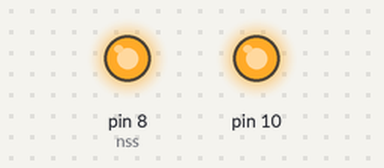
The sketch below on a simulated Arduino Uno, built with avr-gcc and run on an emulated ATmega328P. Parts: output pins drawn as LEDs (lit = HIGH). What the sketch prints to the serial monitor is not drawn.

Above: at 0.1 s.
Timing chart, 0 to 1.6 s (numbered marks = the images above):
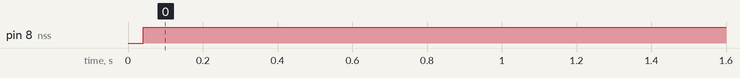

The sketch:

new_sx1276.ino.ino
```cpp
#include <SPI.h>
int nss=8;

void setup()
{

Serial.begin(9600);
while(!Serial);
pinMode(nss,OUTPUT);
SPI.begin();

}

void loop()
{
readRegister(0x06);
readRegister(0x07);
readRegister(0x08);
delay(2000);
writeRegister(0x06,0xB9);
readRegister(0x06);

}

void readRegister(uint8_t address)
{

  uint8_t response;
  digitalWrite(nss, LOW);
  SPI.beginTransaction(SPISettings(1000000, MSBFIRST, SPI_MODE0));
  SPI.transfer(address & 0x7f);
  response = SPI.transfer(0x00);
  SPI.endTransaction();
  digitalWrite(nss, HIGH);
  //return response;
  Serial.println(response,HEX);


}

void writeRegister(uint8_t address, uint8_t value)
{
  uint8_t response;
  digitalWrite(nss, LOW);
  SPI.beginTransaction(SPISettings(14000000, MSBFIRST, SPI_MODE0));
  SPI.transfer(address | 0x80);
  response = SPI.transfer(value);
  SPI.endTransaction();
  digitalWrite(nss, HIGH);
  //return response;
  //Serial1.println(response);
}
```

Measured:
- by itself, pin 8 (nss): LOW → HIGH at 0.04 s
